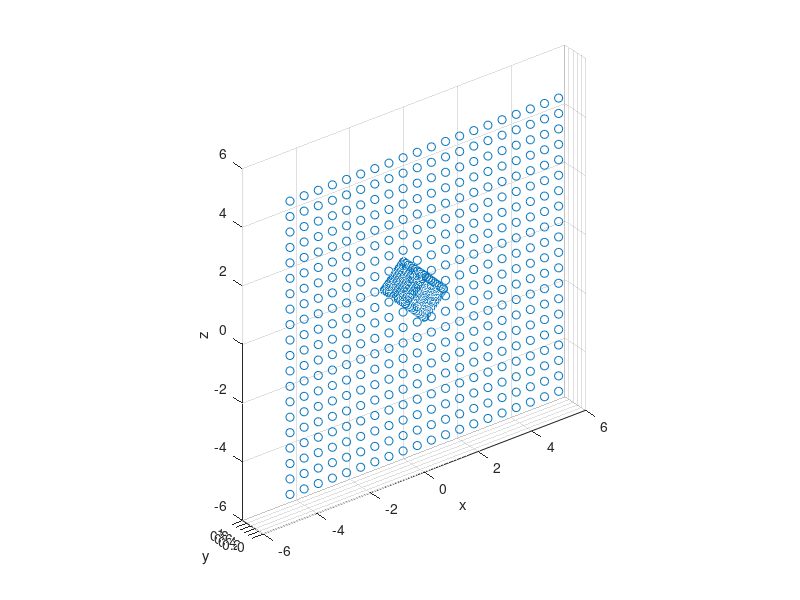

This chart was generated by the following MATLAB code:
%
% history points for Wall-Mounted Cube
%

clear;

%-----------------------------------------------------%
al = '90';
al = '45';

casename = 'wmc';

%-----------------------------------------------------%
x = [];
y = [];
z = [];

% bed - surface 0
xmn = -5; xmx = 5; nx = 20;
zmn = -5; zmx = 5; nz = 20;

x0 = linspace(xmn,xmx,nx);
z0 = linspace(zmn,zmx,nz);
[x0,z0] = meshgrid(x0,z0);

x = [x;  reshape(x0,[nx*nz,1])];
y = [y;0*reshape(x0,[nx*nz,1])];
z = [z;  reshape(z0,[nx*nz,1])];

% cube sides
nl = 10; % lateral  (x,z)
nv = 10; % vertical (y)

ys = linspace(0   ,1  ,nv);
zs = linspace(-0.5,0.5,nl);
[ys,zs] = meshgrid(ys,zs);

xs = 0.5+0*reshape(ys,[nl*nv,1]);
ys =       reshape(ys,[nl*nv,1]);
zs =       reshape(zs,[nl*nv,1]);

xx = [xs];
yy = [ys];
zz = [zs];

for i=1:3
	r=i*pi/2;
	M=[cos(r),-sin(r);sin(r),cos(r)];
	xz=[xs,zs]*M';
	xx=[xx;xz(:,1)];
	yy=[yy;ys];
	zz=[zz;xz(:,2)];
end

% cube top
x5 = linspace(-0.5,0.5,nl);
z5 = linspace(-0.5,0.5,nl);
[x5,z5] = meshgrid(x5,z5);

xx = [xx;    reshape(x5,[nl*nl,1])];
yy = [yy;1+0*reshape(x5,[nl*nl,1])];
zz = [zz;    reshape(z5,[nl*nl,1])];

if(al=='45')
	a=pi/4;
	M=[cos(a),-sin(a);sin(a),cos(a)];
	xz=[xx,zz]*M';
	xx=xz(:,1);
	yy=yy;
	zz=xz(:,2);
end

x = [x;xx];
y = [y;yy];
z = [z;zz];
%-----------------------------------------------------%
% create file casename.his
%format long
%A = [x,y,z];
%n = nx*nz + 4*nl*nv + nl*nl;
%casename=[casename,'.his'];
%fID = fopen(casename,'w');
%fprintf(fID, [num2str(n) ' !=',num2str(nx),'x',num2str(nz)...
%                           'x',num2str(nl),'x',num2str(nv)...
%                                 ,' monitoring points\n']);
%dlmwrite(casename,A,'delimiter',' ','-append');
%type(casename)
%-----------------------------------------------------%
scatter3(x,y,z);
xlabel('x');
ylabel('y');
zlabel('z');
daspect([1 1 1]);
